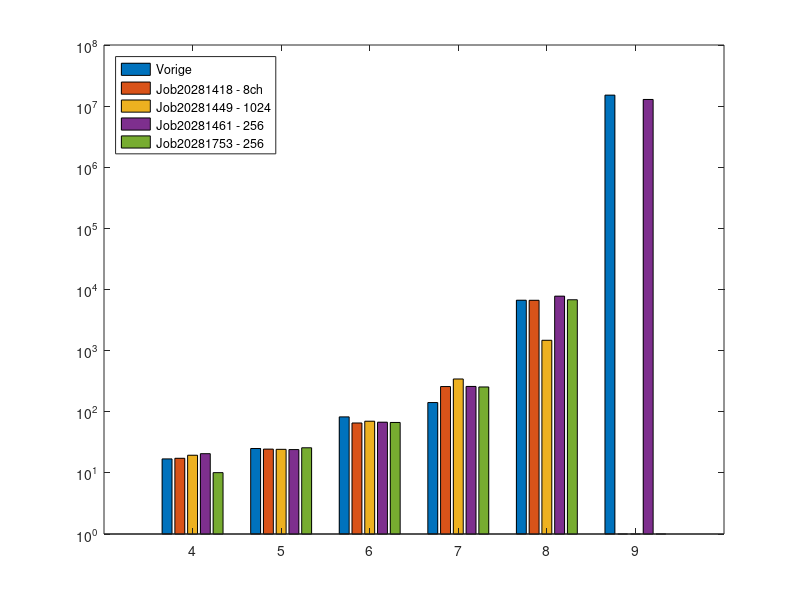

Recreate this plot in MATLAB.
close all
clc

X = [4,5,6,7,8,9];
Y1 = [16.93, 25.05, 82.44, 141.48, 6680.31, 15135358.01];
Y2 = [17.33, 24.48, 65.48, 258.47, 6663.35, 0];
Y3 = [19.44, 24.28, 70.03, 343.58, 1477.05, 0];
Y4 = [20.62, 24.06, 67.50, 259.51, 7785.14, 12854614.299525];
Y5 = [10.09, 25.75, 66.82, 254.44, 6797.80, 0];

T = [Y1 ; Y2 ; Y3 ; Y4 ; Y5];


figure
bar(X, T')
set(gca,'YScale','log')
legend('Vorige', 'Job20281418 - 8ch', 'Job20281449 - 1024', 'Job20281461 - 256', 'Job20281753 - 256','Location','northwest')
